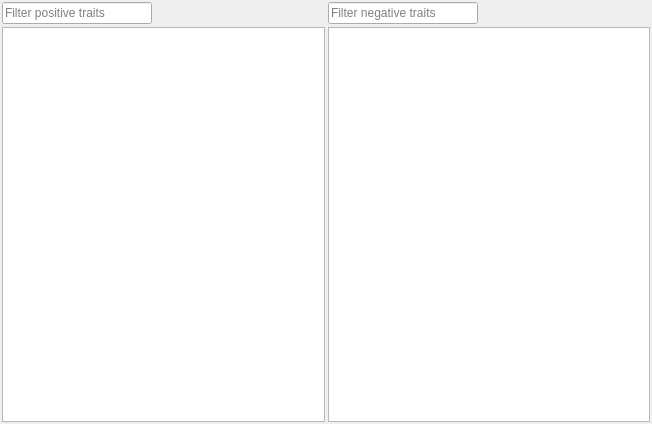
<?xml version="1.0" encoding="UTF-8"?>
<ui version="4.0">
 <class>TraitSelectionWidget</class>
 <widget class="QWidget" name="TraitSelectionWidget">
  <property name="geometry">
   <rect>
    <x>0</x>
    <y>0</y>
    <width>652</width>
    <height>424</height>
   </rect>
  </property>
  <property name="windowTitle">
   <string>Form</string>
  </property>
  <layout class="QHBoxLayout" name="horizontalLayout">
   <property name="spacing">
    <number>3</number>
   </property>
   <property name="leftMargin">
    <number>2</number>
   </property>
   <property name="topMargin">
    <number>2</number>
   </property>
   <property name="rightMargin">
    <number>2</number>
   </property>
   <property name="bottomMargin">
    <number>2</number>
   </property>
   <item>
    <layout class="QVBoxLayout" name="verticalLayout">
     <property name="spacing">
      <number>3</number>
     </property>
     <item>
      <widget class="QLineEdit" name="filterPositive">
       <property name="sizePolicy">
        <sizepolicy hsizetype="Maximum" vsizetype="Fixed">
         <horstretch>0</horstretch>
         <verstretch>0</verstretch>
        </sizepolicy>
       </property>
       <property name="minimumSize">
        <size>
         <width>150</width>
         <height>0</height>
        </size>
       </property>
       <property name="placeholderText">
        <string>Filter positive traits</string>
       </property>
       <property name="clearButtonEnabled">
        <bool>true</bool>
       </property>
      </widget>
     </item>
     <item>
      <widget class="QListView" name="lstPositiveTraitsView">
       <property name="cursor" stdset="0">
        <cursorShape>PointingHandCursor</cursorShape>
       </property>
       <property name="focusPolicy">
        <enum>Qt::ClickFocus</enum>
       </property>
      </widget>
     </item>
    </layout>
   </item>
   <item>
    <layout class="QVBoxLayout" name="verticalLayout_2">
     <property name="spacing">
      <number>3</number>
     </property>
     <item>
      <widget class="QLineEdit" name="filterNegative">
       <property name="sizePolicy">
        <sizepolicy hsizetype="Maximum" vsizetype="Fixed">
         <horstretch>0</horstretch>
         <verstretch>0</verstretch>
        </sizepolicy>
       </property>
       <property name="minimumSize">
        <size>
         <width>150</width>
         <height>0</height>
        </size>
       </property>
       <property name="placeholderText">
        <string>Filter negative traits</string>
       </property>
       <property name="clearButtonEnabled">
        <bool>true</bool>
       </property>
      </widget>
     </item>
     <item>
      <widget class="QListView" name="lstNegativeTraitsView">
       <property name="cursor" stdset="0">
        <cursorShape>PointingHandCursor</cursorShape>
       </property>
       <property name="focusPolicy">
        <enum>Qt::ClickFocus</enum>
       </property>
      </widget>
     </item>
    </layout>
   </item>
  </layout>
 </widget>
 <tabstops>
  <tabstop>lstPositiveTraitsView</tabstop>
  <tabstop>filterPositive</tabstop>
  <tabstop>filterNegative</tabstop>
  <tabstop>lstNegativeTraitsView</tabstop>
 </tabstops>
 <resources/>
 <connections/>
</ui>
